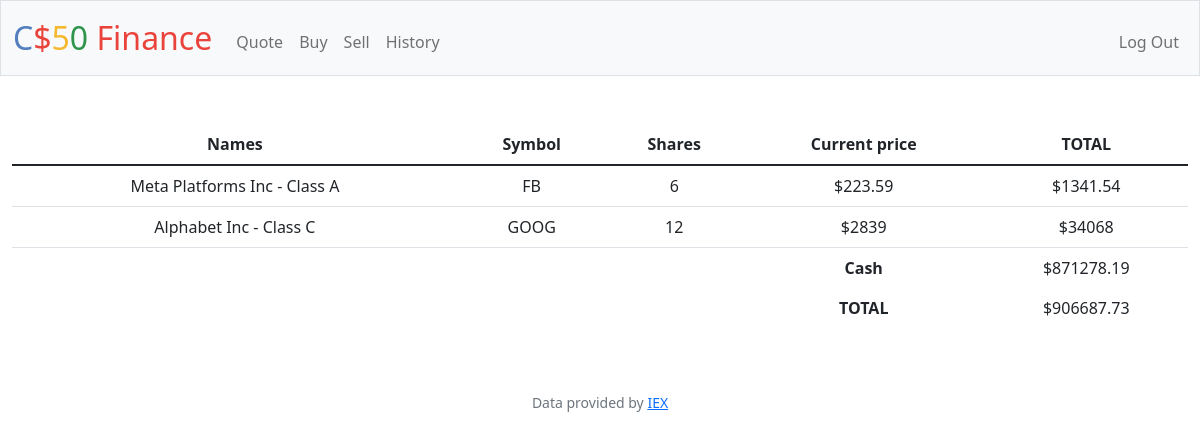
Page / (signed in) on the earlier database version.
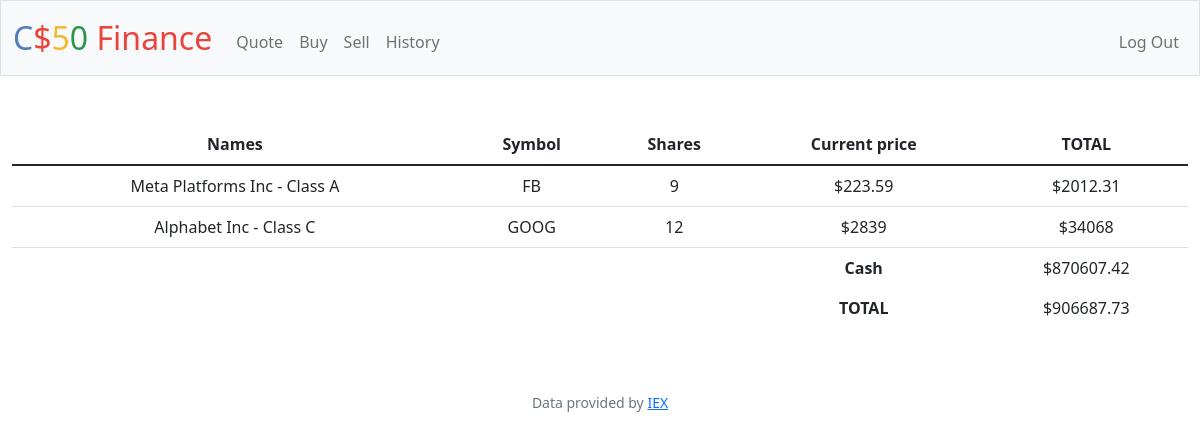
Same page on the later database version.
### tables this page shows
CREATE TABLE wallets (
    ownID INTEGER PRIMARY KEY AUTOINCREMENT NOT NULL,
    symbol TEXT NOT NULL,
    shares INTEGER NOT NULL,
    value INTEGER NOT NULL,
    total INTEGER NOT NULL,
    name TEXT NOT NULL,
    idName INTEGER NOT NULL,
    FOREIGN KEY (idName) REFERENCES users(id)
);

### app.py (the view)
@app.route("/")
@login_required
def index():
    current_user = session["user_id"]
    total = 0
    i = 0
    wallet_list = db.execute("SELECT * FROM wallets WHERE idName = ?", current_user)
    row2 = db.execute("SELECT cash FROM users WHERE id = ?", current_user)
    current_cash_float = row2[0]["cash"]
    current_cash = round(current_cash_float, 2)
    total_row = db.execute("SELECT total FROM wallets WHERE idName = ?", current_user)
    for row in total_row:
        tmp = total_row[i]["total"]
        total += tmp
        i += 1
    totaltotal_f = total + current_cash
    totaltotal = round(totaltotal_f, 2)
    return render_template("index.html", wallet=wallet_list, cash=current_cash, total=total, totaltotal=totaltotal)

### app.py (called while the page is built)
@app.after_request
def after_request(response):
    response.headers["Cache-Control"] = "no-cache, no-store, must-revalidate"
    response.headers["Expires"] = 0
    response.headers["Pragma"] = "no-cache"
    return response

### helpers.py (called while the page is built)
def login_required(f):
    @wraps(f)
    def decorated_function(*args, **kwargs):
        if session.get("user_id") is None:
            return redirect("/login")
        return f(*args, **kwargs)
    return decorated_function

### templates/index.html (shortened to what this page needs)
{% extends "layout.html" %}
{% block main %}
    <table class="table">
        <thead>
            <tr>
                <th>Names</th>
                <th>Symbol</th>
                <th>Shares</th>
                <th>Current price</th>
                <th>TOTAL</th>
            </tr>
        </thead>
        <tbody>
            {% for row in wallet %}
                <tr>
                    <td>{{ row.name }}</td>
                    <td>{{ row.symbol }}</td>
                    <td>{{ row.shares }}</td>
                    <td>${{ row.value }}</td>
                    <td>${{ row.total }}</td>
                </tr>
            {% endfor %}
                <tr>
                    <td class="no-border"></td>
                    <td class="no-border"></td>
                    <td class="no-border"></td>
                    <td class="no-border"><b>Cash</b></td>
                    <td class="no-border">${{ cash }}</td>
                </tr>
                <tr>
                    <td class="no-border"></td>
                    <td class="no-border"></td>
                    <td class="no-border"></td>
                    <td class="no-border"><b>TOTAL</b></td>
                    <td class="no-border">${{ totaltotal }}</td>
                </tr>
        </tbody>
    </table>
{% endblock %}

### templates/layout.html (shortened to what this page needs)
<!DOCTYPE html>
<html lang="en">
    <head>
        <link href="https://cdn.jsdelivr.net/npm/bootstrap@5.1.3/dist/css/bootstrap.min.css" rel="stylesheet">
        <link href="/static/styles.css" rel="stylesheet">
    </head>
    <body>
        <nav class="bg-light border navbar navbar-expand-md navbar-light">
            <div class="container-fluid">
                <a class="navbar-brand" href="/"><span class="blue">C</span><span class="red">$</span><span class="yellow">5</span><span class="green">0</span> <span class="red">Finance</span></a>
                <div class="collapse navbar-collapse" id="navbar">
                    {% if session["user_id"] %}
                        <ul class="navbar-nav me-auto mt-2">
                            <li class="nav-item"><a class="nav-link" href="/quote">Quote</a></li>
                            <li class="nav-item"><a class="nav-link" href="/buy">Buy</a></li>
                            <li class="nav-item"><a class="nav-link" href="/sell">Sell</a></li>
                            <li class="nav-item"><a class="nav-link" href="/history">History</a></li>
                        </ul>
                        <ul class="navbar-nav ms-auto mt-2">
                            <li class="nav-item"><a class="nav-link" href="/logout">Log Out</a></li>
                        </ul>
                    {% else %}
                        <ul class="navbar-nav ms-auto mt-2">
                            <li class="nav-item"><a class="nav-link" href="/register">Register</a></li>
                            <li class="nav-item"><a class="nav-link" href="/login">Log In</a></li>
                        </ul>
                    {% endif %}
                </div>
            </div>
        </nav>
        <main class="container-fluid py-5 text-center">
            {% block main %}{% endblock %}
        </main>
        <footer class="mb-5 small text-center text-muted">
            Data provided by <a href="https://iexcloud.io/">IEX</a>
        </footer>
    </body>
</html>

### static/styles.css (style rules this page uses)
nav .navbar-brand { font-size: xx-large; }
nav .navbar-brand .blue { color: #537fbe; }
nav .navbar-brand .red { color: #ea433b; }
nav .navbar-brand .yellow { color: #f5b82e; }
nav .navbar-brand .green { color: #2e944b; }
.no-border { border-style: none; }

Differences in the rows shown:
changed wallets "Meta Platforms Inc - Class A": shares "6" → "9"; total "1341.54" → "2012.31"
Other differences:
{{ cash }}: "871278.19" → "870607.42"
